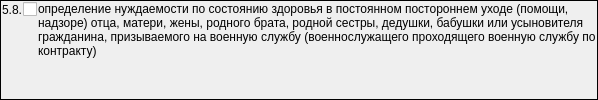
                  <widget class="QFrame" name="frame_10">
                   <property name="sizePolicy">
                    <sizepolicy hsizetype="Preferred" vsizetype="Preferred">
                     <horstretch>0</horstretch>
                     <verstretch>0</verstretch>
                    </sizepolicy>
                   </property>
                   <property name="frameShape">
                    <enum>QFrame::Panel</enum>
                   </property>
                   <property name="frameShadow">
                    <enum>QFrame::Plain</enum>
                   </property>
                   <layout class="QGridLayout" name="gridLayout_12">
                    <property name="margin">
                     <number>1</number>
                    </property>
                    <property name="spacing">
                     <number>1</number>
                    </property>
                    <item row="0" column="0">
                     <widget class="QLabel" name="label_27">
                      <property name="sizePolicy">
                       <sizepolicy hsizetype="Fixed" vsizetype="Preferred">
                        <horstretch>0</horstretch>
                        <verstretch>0</verstretch>
                       </sizepolicy>
                      </property>
                      <property name="text">
                       <string>5.8.</string>
                      </property>
                     </widget>
                    </item>
                    <item row="0" column="1">
                     <widget class="QCheckBox" name="chkPurposeDirectionMSI58">
                      <property name="sizePolicy">
                       <sizepolicy hsizetype="Fixed" vsizetype="Fixed">
                        <horstretch>0</horstretch>
                        <verstretch>0</verstretch>
                       </sizepolicy>
                      </property>
                      <property name="text">
                       <string/>
                      </property>
                     </widget>
                    </item>
                    <item row="0" column="2" rowspan="2">
                     <widget class="QLabel" name="lblPurposeDirectionMSI58">
                      <property name="text">
                       <string>определение нуждаемости по состоянию здоровья в постоянном постороннем уходе (помощи, надзоре) отца, матери, жены, родного брата, родной сестры, дедушки, бабушки или усыновителя гражданина, призываемого на военную службу (военнослужащего проходящего военную службу по контракту)</string>
                      </property>
                      <property name="alignment">
                       <set>Qt::AlignLeading|Qt::AlignLeft|Qt::AlignTop</set>
                      </property>
                      <property name="wordWrap">
                       <bool>true</bool>
                      </property>
                     </widget>
                    </item>
                   </layout>
                  </widget>
